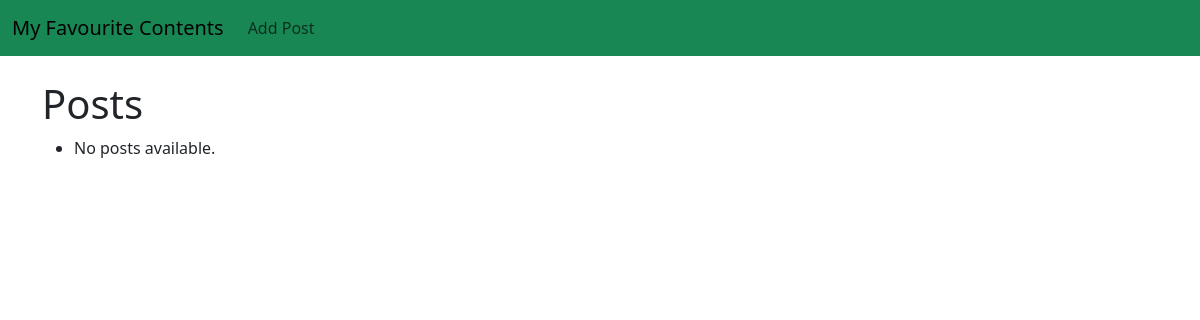
The app's page /, older data.
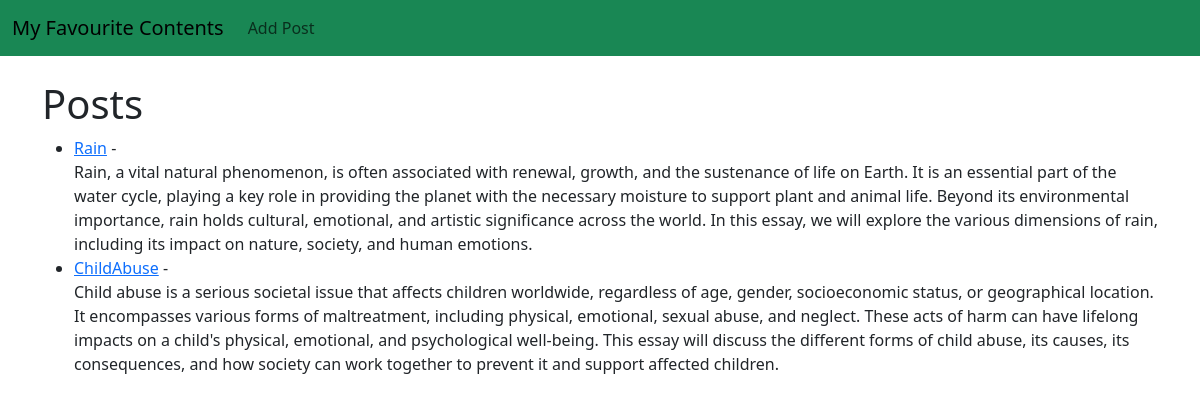
The same page, newer data.
### theblog/models.py (models this page shows, shortened)
class Post(models.Model):
    title=models.CharField(max_length=250)
    title_tag=models.CharField(max_length=250,default="My Favourite Contents")
    author=models.ForeignKey(User,on_delete=models.CASCADE)
    body=models.TextField()

### theblog/views.py (the view)
# urls.py: path('',HomeView.as_view(),name='home'),
class HomeView(ListView):
    model=Post
    template_name='home.html'

### theblog/templates/home.html
{% extends 'base.html' %}
{% block content %}
<h1>Posts</h1>
<ul>
    {% for post in object_list %}
    <li>
        <a href="{% url 'article-detail' post.pk %}">{{ post.title }}</a>
        - {{ post.author.first_name }} {{ post.author.last_name }} <br />
        {{ post.body }}
    </li>
    {% empty %}
    <li>No posts available.</li>
    {% endfor %}
</ul>
{% endblock %}

Row changes from the older to the newer data that the page shows:
added Post: title "Rain", body "Rain, a vital natural phenomenon, is often associated with renewal, growth, and the sustenance of life on Earth. It is an essential part of the water cycle, playing a key role in providing the planet with the necessary moisture to support plant and animal life. Beyond its environmental importance, rain holds cultural, emotional, and artistic significance across the world. In this essay, we will explore the various dimensions of rain, including its impact on nature, society, and human emotions."
added Post: title "ChildAbuse", body "Child abuse is a serious societal issue that affects children worldwide, regardless of age, gender, socioeconomic status, or geographical location. It encompasses various forms of maltreatment, including physical, emotional, sexual abuse, and neglect. These acts of harm can have lifelong impacts on a child's physical, emotional, and psychological well-being. This essay will discuss the different forms of child abuse, its causes, its consequences, and how society can work together to prevent it and support affected children."
Text that changed along with them:
text no longer shown: "No posts available."
